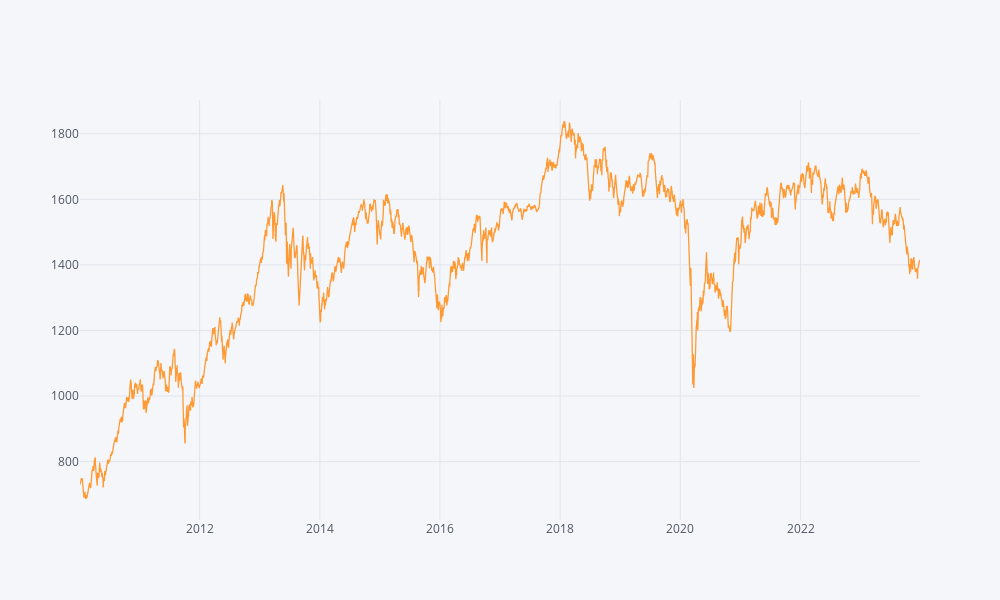

The notebook cell this image was saved under:
### Code cell
df = df1.copy()
df['Adj Close'].iplot()

### Figure 1 — Plotly figure (JSON) as saved in the notebook; plotly's stock layout.template omitted (floating-point values rounded to 4 significant figures; data arrays with more than 128 entries replaced by an {"elided": "..."} marker saying what was removed)
{"data": [{"line": {"color": "rgba(255, 153, 51, 1.0)", "dash": "solid", "shape": "linear", "width": 1.3}, "mode": "lines", "name": "Adj Close", "text": "", "type": "scatter", "x": {"elided": "3402 str values"}, "y": {"elided": "3402 float values"}}], "layout": {"height": 600, "legend": {"bgcolor": "#F5F6F9", "font": {"color": "#4D5663"}}, "paper_bgcolor": "#F5F6F9", "plot_bgcolor": "#F5F6F9", "title": {"font": {"color": "#4D5663"}}, "width": 1000, "xaxis": {"gridcolor": "#E1E5ED", "showgrid": true, "tickfont": {"color": "#4D5663"}, "title": {"font": {"color": "#4D5663"}, "text": ""}, "zerolinecolor": "#E1E5ED"}, "yaxis": {"gridcolor": "#E1E5ED", "showgrid": true, "tickfont": {"color": "#4D5663"}, "title": {"font": {"color": "#4D5663"}, "text": ""}, "zerolinecolor": "#E1E5ED"}}}
